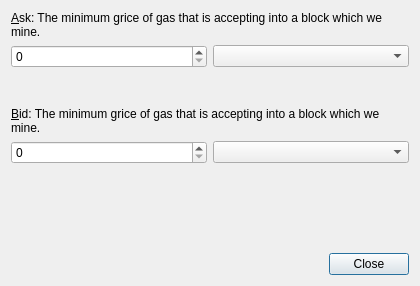
<?xml version="1.0" encoding="UTF-8"?>
<ui version="4.0">
 <class>GasPricing</class>
 <widget class="QDialog" name="GasPricing">
  <property name="geometry">
   <rect>
    <x>0</x>
    <y>0</y>
    <width>416</width>
    <height>286</height>
   </rect>
  </property>
  <property name="windowTitle">
   <string>Gas Pricing</string>
  </property>
  <layout class="QGridLayout" name="gridLayout">
   <item row="3" column="0" colspan="2">
    <spacer name="verticalSpacer">
     <property name="orientation">
      <enum>Qt::Vertical</enum>
     </property>
     <property name="sizeHint" stdset="0">
      <size>
       <width>398</width>
       <height>45</height>
      </size>
     </property>
    </spacer>
   </item>
   <item row="4" column="0" colspan="2">
    <widget class="QLabel" name="label5_3">
     <property name="text">
      <string>&amp;Bid: The minimum grice of gas that is accepting into a block which we mine.</string>
     </property>
     <property name="alignment">
      <set>Qt::AlignLeading|Qt::AlignLeft|Qt::AlignTop</set>
     </property>
     <property name="wordWrap">
      <bool>true</bool>
     </property>
     <property name="buddy">
      <cstring>bidValue</cstring>
     </property>
    </widget>
   </item>
   <item row="1" column="0">
    <widget class="QSpinBox" name="askValue">
     <property name="suffix">
      <string/>
     </property>
     <property name="maximum">
      <number>430000000</number>
     </property>
     <property name="value">
      <number>0</number>
     </property>
    </widget>
   </item>
   <item row="10" column="0" colspan="2">
    <layout class="QHBoxLayout" name="horizontalLayout">
     <item>
      <spacer name="horizontalSpacer">
       <property name="orientation">
        <enum>Qt::Horizontal</enum>
       </property>
       <property name="sizeHint" stdset="0">
        <size>
         <width>40</width>
         <height>20</height>
        </size>
       </property>
      </spacer>
     </item>
     <item>
      <widget class="QPushButton" name="close">
       <property name="text">
        <string>Close</string>
       </property>
       <property name="default">
        <bool>true</bool>
       </property>
      </widget>
     </item>
    </layout>
   </item>
   <item row="0" column="0" colspan="2">
    <widget class="QLabel" name="label5_2">
     <property name="text">
      <string>&amp;Ask: The minimum grice of gas that is accepting into a block which we mine.</string>
     </property>
     <property name="alignment">
      <set>Qt::AlignLeading|Qt::AlignLeft|Qt::AlignTop</set>
     </property>
     <property name="wordWrap">
      <bool>true</bool>
     </property>
     <property name="buddy">
      <cstring>askValue</cstring>
     </property>
    </widget>
   </item>
   <item row="1" column="1">
    <widget class="QComboBox" name="askUnits"/>
   </item>
   <item row="5" column="0">
    <widget class="QSpinBox" name="bidValue">
     <property name="suffix">
      <string/>
     </property>
     <property name="maximum">
      <number>430000000</number>
     </property>
     <property name="value">
      <number>0</number>
     </property>
    </widget>
   </item>
   <item row="5" column="1">
    <widget class="QComboBox" name="bidUnits"/>
   </item>
   <item row="7" column="0" colspan="2">
    <spacer name="verticalSpacer_2">
     <property name="orientation">
      <enum>Qt::Vertical</enum>
     </property>
     <property name="sizeHint" stdset="0">
      <size>
       <width>20</width>
       <height>40</height>
      </size>
     </property>
    </spacer>
   </item>
   <item row="9" column="0" colspan="2">
    <spacer name="verticalSpacer_3">
     <property name="orientation">
      <enum>Qt::Vertical</enum>
     </property>
     <property name="sizeHint" stdset="0">
      <size>
       <width>20</width>
       <height>40</height>
      </size>
     </property>
    </spacer>
   </item>
   <item row="8" column="0" colspan="2">
    <spacer name="verticalSpacer_4">
     <property name="orientation">
      <enum>Qt::Vertical</enum>
     </property>
     <property name="sizeHint" stdset="0">
      <size>
       <width>20</width>
       <height>40</height>
      </size>
     </property>
    </spacer>
   </item>
  </layout>
 </widget>
 <resources/>
 <connections>
  <connection>
   <sender>close</sender>
   <signal>clicked()</signal>
   <receiver>GasPricing</receiver>
   <slot>accept()</slot>
   <hints>
    <hint type="sourcelabel">
     <x>387</x>
     <y>264</y>
    </hint>
    <hint type="destinationlabel">
     <x>240</x>
     <y>262</y>
    </hint>
   </hints>
  </connection>
 </connections>
</ui>
